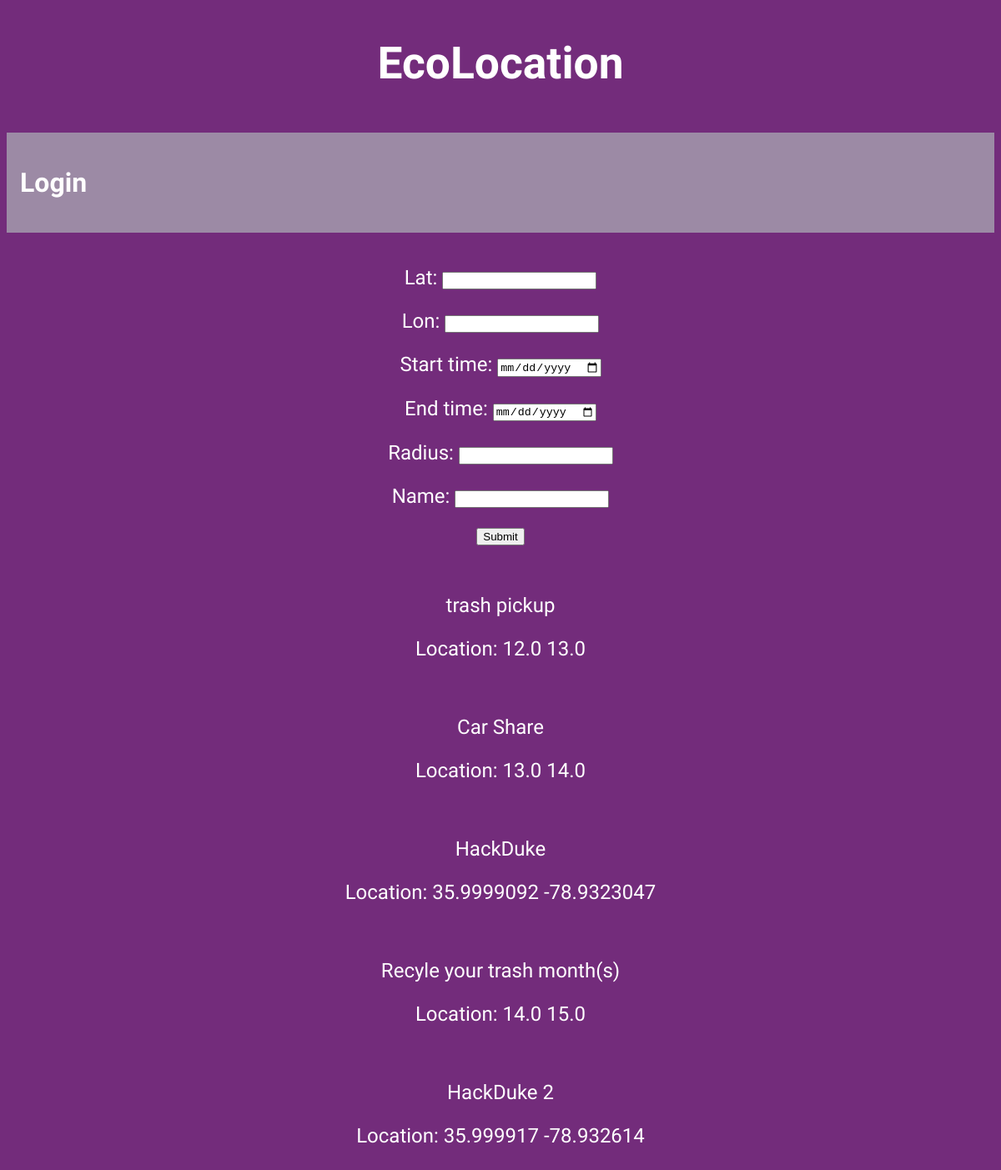
Before: /make_event with the older database file.
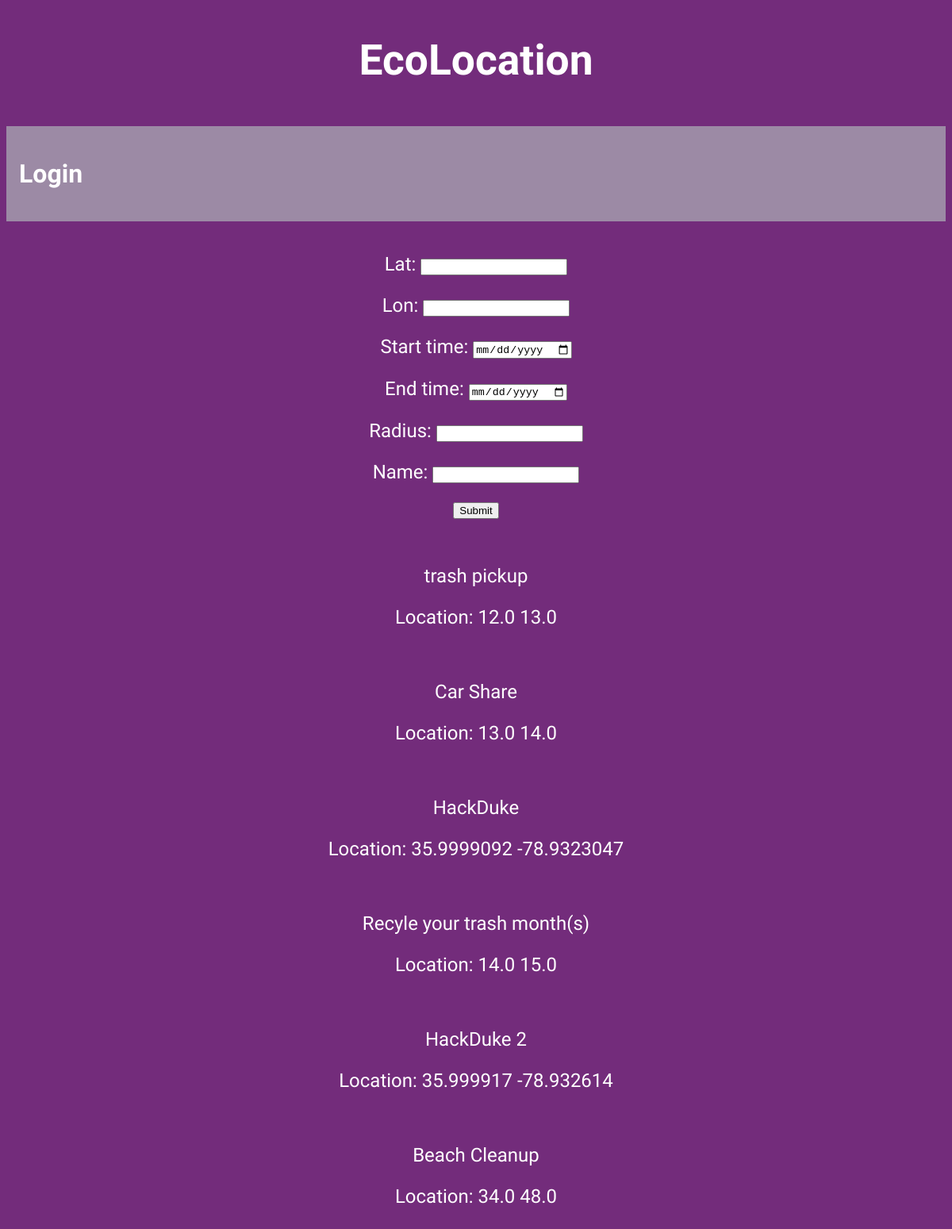
After: the same page with the newer database file.
### ecolocation/models.py (models this page shows, shortened)
class Event(models.Model):
    name = models.CharField(max_length=100)
    lat = models.FloatField()
    lon = models.FloatField()
    start_time = models.DateField()
    end_time = models.DateField()
    num_joined = models.IntegerField(default=0)
    radius = models.FloatField()  # Miles

### ecolocation/views.py (the view)
# urls.py: path('make_event', views.create_event, name='make_event'),
def create_event(request):
    g = Event.objects.all()
    context = {"event_table": EventForm, "all_events": g,}
    return render(request, 'events/make_event.html', context)

### templates/events/make_event.html (shortened to what this page needs)
{% extends "base.html" %}
{% block content %}
<form action="/make_event/" method="post">
  <table>
    {{ event_table.as_p }}
  </table>
  <input type="submit" value="Submit">
</form>
<br>
{% for m in all_events %}
<p>{{m.name}}</p>
<p>Location: {{m.lat}} {{m.lon}}</p>
{% endfor %}
{% endblock %}

Changed rows visible on the page:
added Event: name "Beach Cleanup", lat "34.0", lon "48.0"
